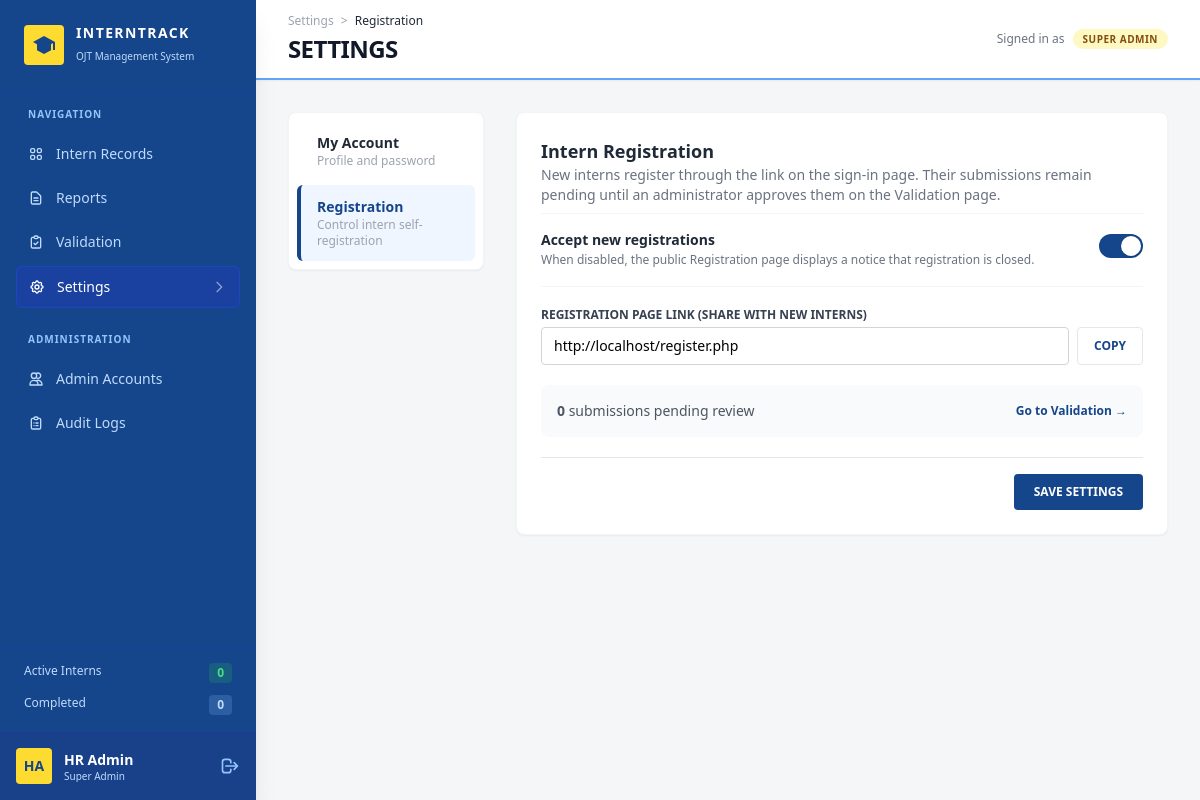
Page /settings.php?tab=registration (signed in) on the committed database.
### tables this page shows
CREATE TABLE `users` (
  `id` int(11) NOT NULL,
  `username` varchar(50) NOT NULL,
  `password_hash` varchar(255) NOT NULL,
  `created_at` timestamp NOT NULL DEFAULT current_timestamp(),
  `display_name` varchar(100) DEFAULT NULL,
  `role` varchar(20) NOT NULL DEFAULT 'admin',
  `is_active` tinyint(1) NOT NULL DEFAULT 1,
  `last_login_at` datetime DEFAULT NULL
);

### functions.php (the view, shortened to what this page needs)
<?php
function e($v): string { return htmlspecialchars((string)$v, ENT_QUOTES, 'UTF-8'); }
function role_label(?string $role): string { return ROLE_LABELS[$role] ?? 'Unassigned'; }
function role_badge(?string $role): string {
    return '<span class="' . (ROLE_CLS[$role] ?? 'bg-gray-100 text-gray-600') . ' rounded-full px-2.5 py-0.5 text-[10px] font-bold uppercase tracking-wider">' . e(role_label($role)) . '</span>';
}
function current_user(bool $refresh = false): ?array {
    global $pdo;
    static $user = false;
    if ($user === false || $refresh) {
        $user = null;
        if (!empty($_SESSION['user_id'])) {
            $st = $pdo->prepare("SELECT id, username, display_name, `role`, is_active, last_login_at FROM users WHERE id = ?");
            $st->execute([(int)$_SESSION['user_id']]);
            $user = $st->fetch() ?: null;
        }
    }
    return $user;
}
function require_login(): void {
    $u = !empty($_SESSION['loggedin']) ? current_user() : null;
}
function can(string $permission): bool {
    $u = current_user();
    return $u !== null && in_array($u['role'], PERMISSIONS[$permission] ?? [], true);
}
function pending_count(PDO $pdo): int {
    return (int)$pdo->query("SELECT COUNT(*) FROM interns WHERE validation_status='Pending'")->fetchColumn();
}
    ?>
    <?php
function nav_link(string $href, string $label, string $paths, bool $on, int $badge = 0): string {
    $cls = $on ? 'bg-blue-800/60 text-white border border-blue-700/50' : 'text-blue-200 hover:bg-blue-800/40';
    $svg = '<svg class="w-4 h-4" fill="none" stroke="currentColor" viewBox="0 0 24 24">';
    foreach (explode('|', $paths) as $d) {
        $svg .= '<path stroke-linecap="round" stroke-linejoin="round" stroke-width="2" d="' . $d . '"></path>';
    }
    $svg .= '</svg>';
    if ($badge > 0) {
        $right = '<span class="bg-figmaYellow text-figmaBlue text-[10px] font-black px-2 py-0.5 rounded-full">' . $badge . '</span>';
    } elseif ($on) {
        $right = '<svg class="w-4 h-4 opacity-50" fill="none" stroke="currentColor" viewBox="0 0 24 24"><path stroke-linecap="round" stroke-linejoin="round" stroke-width="2" d="M9 5l7 7-7 7"></path></svg>';
    } else {
        $right = '';
    }
    return '<a href="' . $href . '" class="flex items-center justify-between px-3 py-2.5 rounded-md text-sm font-medium transition-colors ' . $cls . '">'
         . '<div class="flex items-center gap-3">' . $svg . e($label) . '</div>' . $right . '</a>';
}
function page_start(PDO $pdo, string $title, string $active): void {
    $sys = e(APP_NAME);
    $stats = ['Active' => 0, 'Completed' => 0];
    $pending = pending_count($pdo);
    $u = current_user() ?: ['username' => 'user', 'display_name' => null, 'role' => null];
    $name = trim($u['display_name'] ?: $u['username']);
    $parts = preg_split('/[\s._-]+/', $name) ?: [$name];
    $initials = strtoupper(mb_substr($parts[0], 0, 1) . (isset($parts[1]) ? mb_substr($parts[1], 0, 1) : mb_substr($parts[0], 1, 1)));
    $main = [
        ['dashboard',  'dashboard.php',  'Intern Records', 'M4 6a2 2 0 012-2h2a2 2 0 012 2v2a2 2 0 01-2 2H6a2 2 0 01-2-2V6zM14 6a2 2 0 012-2h2a2 2 0 012 2v2a2 2 0 01-2 2h-2a2 2 0 01-2-2V6zM4 16a2 2 0 012-2h2a2 2 0 012 2v2a2 2 0 01-2 2H6a2 2 0 01-2-2v-2zM14 16a2 2 0 012-2h2a2 2 0 012 2v2a2 2 0 01-2 2h-2a2 2 0 01-2-2v-2z', 'records.view'],
        ['reports',    'reports.php',    'Reports',        'M9 12h6m-6 4h6m2 5H7a2 2 0 01-2-2V5a2 2 0 012-2h5.586a1 1 0 01.707.293l5.414 5.414a1 1 0 01.293.707V19a2 2 0 01-2 2z', 'reports.view'],
        ['validation', 'validation.php', 'Validation',     'M9 5H7a2 2 0 00-2 2v12a2 2 0 002 2h10a2 2 0 002-2V7a2 2 0 00-2-2h-2M9 5a2 2 0 002 2h2a2 2 0 002-2M9 5a2 2 0 012-2h2a2 2 0 012 2m-6 9l2 2 4-4', 'validation.view'],
        ['settings',   'settings.php',   'Settings',       'M10.325 4.317c.426-1.756 2.924-1.756 3.35 0a1.724 1.724 0 002.573 1.066c1.543-.94 3.31.826 2.37 2.37a1.724 1.724 0 001.065 2.572c1.756.426 1.756 2.924 0 3.35a1.724 1.724 0 00-1.066 2.573c.94 1.543-.826 3.31-2.37 2.37a1.724 1.724 0 00-2.572 1.065c-.426 1.756-2.924 1.756-3.35 0a1.724 1.724 0 00-2.573-1.066c-1.543.94-3.31-.826-2.37-2.37a1.724 1.724 0 00-1.065-2.572c-1.756-.426-1.756-2.924 0-3.35a1.724 1.724 0 001.066-2.573c-.94-1.543.826-3.31 2.37-2.37.996.608 2.296.07 2.572-1.065z|M15 12a3 3 0 11-6 0 3 3 0 016 0z', 'account.manage_own'],
    ];
    $admin = [
        ['accounts', 'accounts.php', 'Admin Accounts', 'M12 4.354a4 4 0 110 5.292M15 21H3v-1a6 6 0 0112 0v1zm0 0h6v-1a6 6 0 00-9-5.197M13 7a4 4 0 11-8 0 4 4 0 018 0z', 'users.manage'],
        ['audit', 'audit_logs.php', 'Audit Logs', 'M9 5H7a2 2 0 00-2 2v12a2 2 0 002 2h10a2 2 0 002-2V7a2 2 0 00-2-2h-2M9 5a2 2 0 002 2h2a2 2 0 002-2M9 5a2 2 0 012-2h2a2 2 0 012 2m-3 7h3m-3 4h3m-6-4h.01M9 16h.01', 'audit.view'],
    ];
    $admin = array_values(array_filter($admin, fn($i) => can($i[4])));
    ?>
<!DOCTYPE html>
<html lang="en">
<head>
    <script src="https://cdn.tailwindcss.com"></script>
</head>
<body class="flex h-screen bg-figmaBg font-sans overflow-hidden">
    <aside class="w-64 bg-figmaBlue text-white flex flex-col justify-between shadow-xl z-20 relative shrink-0 print:hidden">
        <div class="overflow-y-auto">
            <div class="p-6 flex items-center gap-3 border-b border-blue-800/50">
                <div class="flex h-10 w-10 items-center justify-center rounded bg-figmaYellow text-figmaBlue shrink-0">
                    <svg xmlns="http://www.w3.org/2000/svg" class="h-6 w-6" fill="currentColor" viewBox="0 0 24 24"><path d="M12 3L1 9l4 2.18v6L12 21l7-3.82v-6l2-1.09V17h2V9L12 3z"/></svg>
                </div>
                <div>
                    <h1 class="text-sm font-bold tracking-widest leading-tight uppercase"><?= $sys ?></h1>
                    <span class="text-[10px] text-blue-200">OJT Management System</span>
                </div>
            </div>
            <div class="p-4">
                <div class="text-[10px] font-bold tracking-widest text-blue-300 mb-3 px-3">NAVIGATION</div>
                <nav class="space-y-1">
                    <?php foreach ($main as [$key, $href, $label, $paths, $perm]): if (!can($perm)) { continue; } ?>
                        <?= nav_link($href, $label, $paths, $key === $active, $key === 'validation' ? $pending : 0) ?>
                    <?php endforeach; ?>
                </nav>
                <?php if ($admin): ?>
                <div class="text-[10px] font-bold tracking-widest text-blue-300 mt-6 mb-3 px-3">ADMINISTRATION</div>
                <nav class="space-y-1">
                    <?php foreach ($admin as [$key, $href, $label, $paths]): ?>
                        <?= nav_link($href, $label, $paths, $key === $active) ?>
                    <?php endforeach; ?>
                </nav>
                <?php endif; ?>
            </div>
        </div>
        <div>
            <div class="px-6 py-4 space-y-3 border-t border-blue-800/50">
                <div class="flex justify-between text-xs text-blue-200">
                    <span>Active Interns</span><span class="bg-green-500/20 text-green-400 px-2 py-0.5 rounded font-bold"><?= $stats['Active'] ?></span>
                </div>
                <div class="flex justify-between text-xs text-blue-200">
                    <span>Completed</span><span class="bg-blue-300/20 text-blue-200 px-2 py-0.5 rounded font-bold"><?= $stats['Completed'] ?></span>
                </div>
            </div>
            <div class="p-4 border-t border-blue-800/50 flex items-center justify-between bg-blue-900/30">
                <div class="flex items-center gap-3 min-w-0">
                    <div class="h-9 w-9 rounded bg-figmaYellow flex items-center justify-center text-figmaBlue font-bold text-sm shrink-0"><?= e($initials) ?></div>
                    <div class="leading-tight min-w-0">
                        <div class="text-sm font-bold text-white truncate"><?= e($name) ?></div>
                        <div class="text-[10px] text-blue-200 truncate"><?= e(role_label($u['role'])) ?></div>
                    </div>
                </div>
                <a href="logout.php" title="Sign out" aria-label="Sign out" class="text-blue-300 hover:text-white transition">
                    <svg class="w-5 h-5" fill="none" stroke="currentColor" viewBox="0 0 24 24"><path stroke-linecap="round" stroke-linejoin="round" stroke-width="2" d="M17 16l4-4m0 0l-4-4m4 4H7m6 4v1a3 3 0 01-3 3H6a3 3 0 01-3-3V7a3 3 0 013-3h4a3 3 0 013 3v1"></path></svg>
                </a>
            </div>
        </div>
    </aside>
    <main class="flex-1 flex flex-col h-screen overflow-hidden">
    <?php
}

### rows in the picture
users: display_name "HA", display_name "HR Admin", role "Super Admin", role "SUPER ADMIN"

### other values in the picture
$sys "INTERNTRACK"
$label "Intern Records"
$label "Reports"
$label "Validation"
$label "Settings"
$label "Admin Accounts"
$label "Audit Logs"
$stats['Active'] "0"
$stats['Completed'] "0"
$tabs[$tab][0] "Registration"
$label "My Account"
$hint "Profile and password"
$label "Registration"
$hint "Control intern self-registration"
$title "Accept new registrations"
